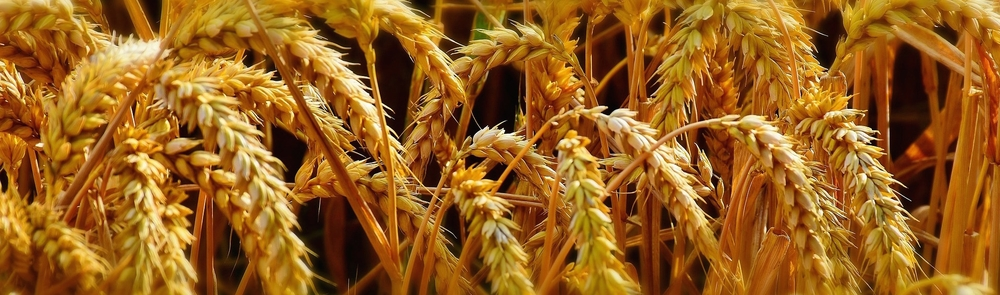
#> input picture P152.jpg, 1000 x 295 px
$ python Pro1.py
#> lines starting #> are read from the running program, lines starting #| are printed output that depends on the picture; after the words box and inside, x2 and y2 are one past the last pixel; in counts of white or black regions, pixels touching at a corner belong together

# coding: utf-8

# In[ ]:


import numpy as np
import cv2

wheat_casecade = cv2.CascadeClassifier('cascade.xml')

img = cv2.imread('P152.jpg')
#> img is the input picture: shape (295, 1000, 3); mean B, G, R 31, 97.1, 152
gray = cv2.cvtColor(img,cv2.COLOR_BGR2GRAY)
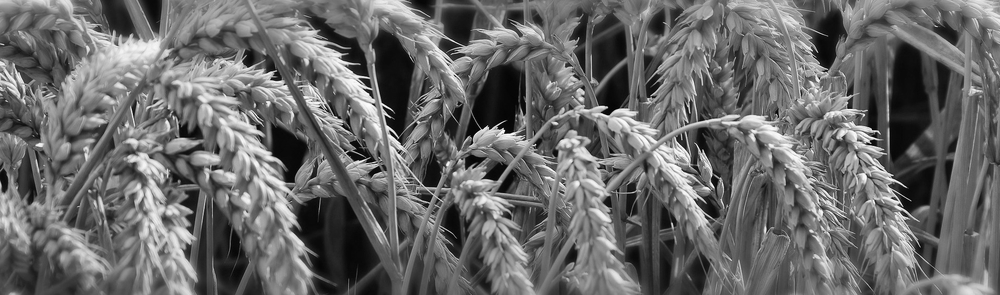
#> gray: shape (295, 1000); min 0, max 254, mean 106

wheat  = wheat_casecade.detectMultiScale(gray, 1.3, 5)
#> wheat = 42 rows, first 6: [367, 5, 37, 37], [965, 2, 26, 26], [842, 8, 26, 26], [355, 7, 27, 27], [742, 7, 52, 52], [619, 18, 30, 30]
for (x,y,w,h) in wheat:
    img = cv2.rectangle(img,(x,y),(x+w,y+h),(255,0,0),2)
#> this loop made 42 passes
#> (x, y, w, h) on passes 1 to 12: (367, 5, 37, 37), (965, 2, 26, 26), (842, 8, 26, 26), (355, 7, 27, 27), (742, 7, 52, 52), (619, 18, 30, 30), (403, 33, 28, 28), (279, 35, 36, 36), (93, 51, 65, 65), (256, 84, 31, 31), (605, 118, 34, 34), (4, 131, 26, 26)
#> pass 1, `img = cv2.rectangle(img,(x,y),(x+w,y+h),(255,0,0),2)`:
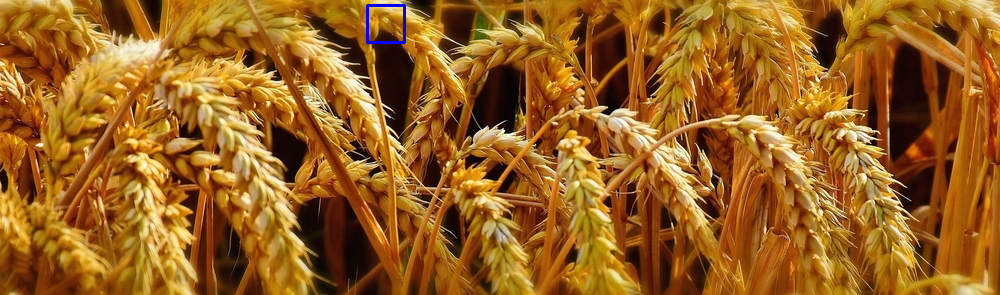
#> img: shape (295, 1000, 3); 0.15% of pixels changed, all inside (x1, y1, x2, y2) = (366, 4, 406, 44)
#> pass 2, `img = cv2.rectangle(img,(x,y),(x+w,y+h),(255,0,0),2)`:
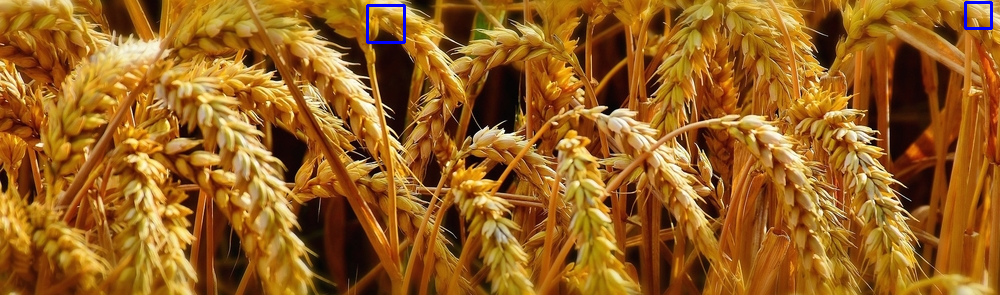
#> img: shape (295, 1000, 3); 0.1% of pixels changed, all inside (x1, y1, x2, y2) = (964, 1, 993, 30)
#> pass 3, `img = cv2.rectangle(img,(x,y),(x+w,y+h),(255,0,0),2)`:
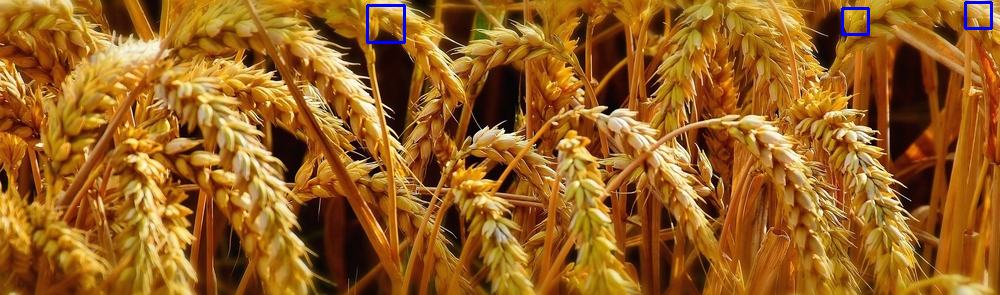
#> img: shape (295, 1000, 3); 0.1% of pixels changed, all inside (x1, y1, x2, y2) = (841, 7, 870, 36)
#> after the loop:
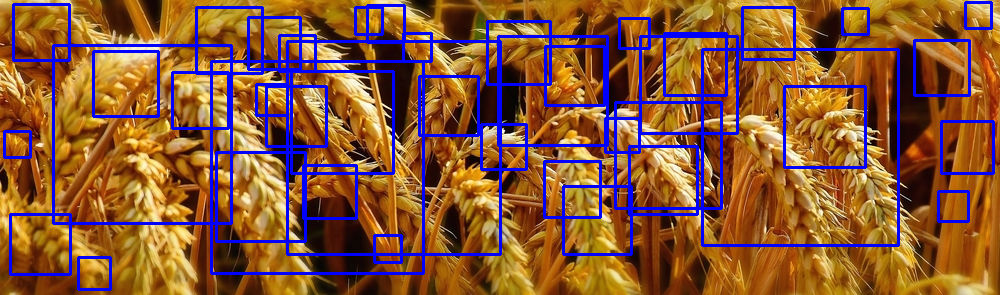
#> img: shape (295, 1000, 3); 10.79% of pixels changed, all inside (x1, y1, x2, y2) = (3, 3, 995, 291)

cv2.imshow('img',img)
cv2.waitKey(0)
cv2.destroyAllWindows()

$ run again, with P188.jpg copied over P152.jpg
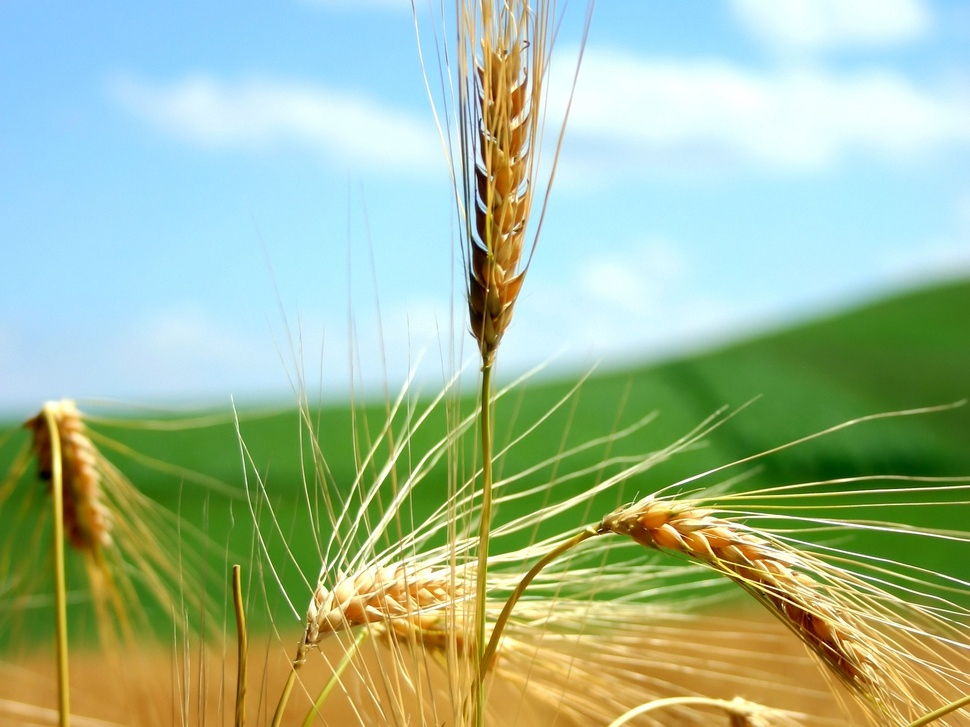
#> input picture P188.jpg, 970 x 727 px, shrunk from 1920 x 1440 before the run
#> img is the input picture: shape (727, 970, 3); mean B, G, R 151.4, 187, 161.4
#> `gray = cv2.cvtColor(img,cv2.COLOR_BGR2GRAY)`:
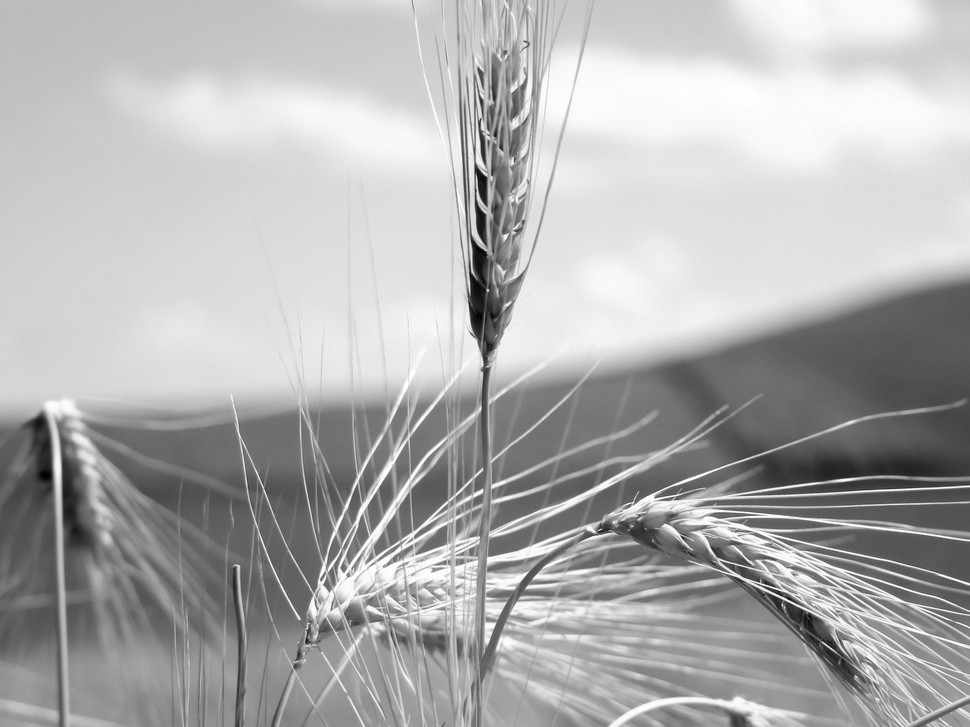
#> gray: shape (727, 970); min 1, max 255, mean 175.3
#> wheat = 61 rows, first 6: [482, 27, 26, 26], [450, 44, 59, 59], [545, 100, 41, 41], [871, 270, 57, 57], [846, 282, 26, 26], [821, 289, 26, 26]
#> the loop `for (x,y,w,h) in wheat:` made 61 passes
#> after the loop `for (x,y,w,h) in wheat:`:
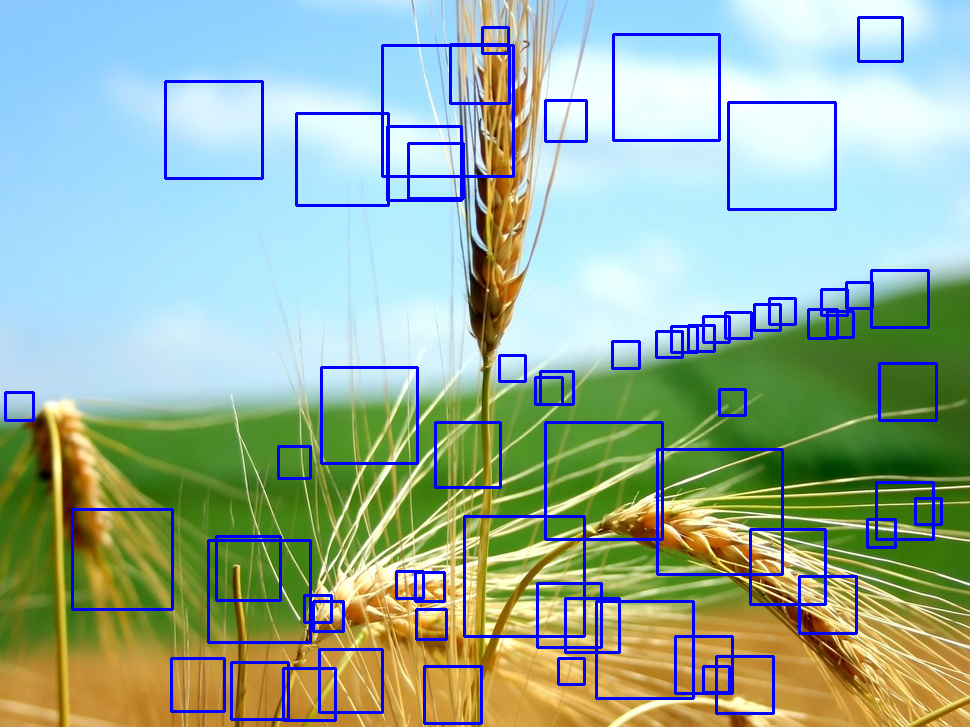
#> img: shape (727, 970, 3); mean B, G, R 158.6, 177.5, 152.7

$ run again, with P342.jpg copied over P152.jpg
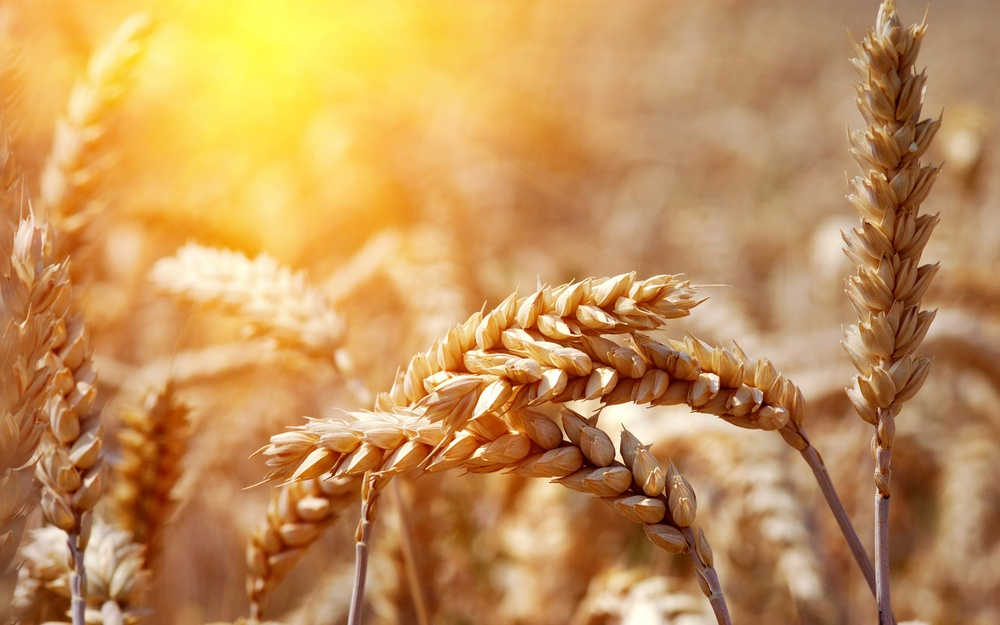
#> input picture P342.jpg, 1000 x 625 px, shrunk from 1920 x 1200 before the run
#> img is the input picture: shape (625, 1000, 3); mean B, G, R 88.9, 146.9, 195
#> `gray = cv2.cvtColor(img,cv2.COLOR_BGR2GRAY)`:
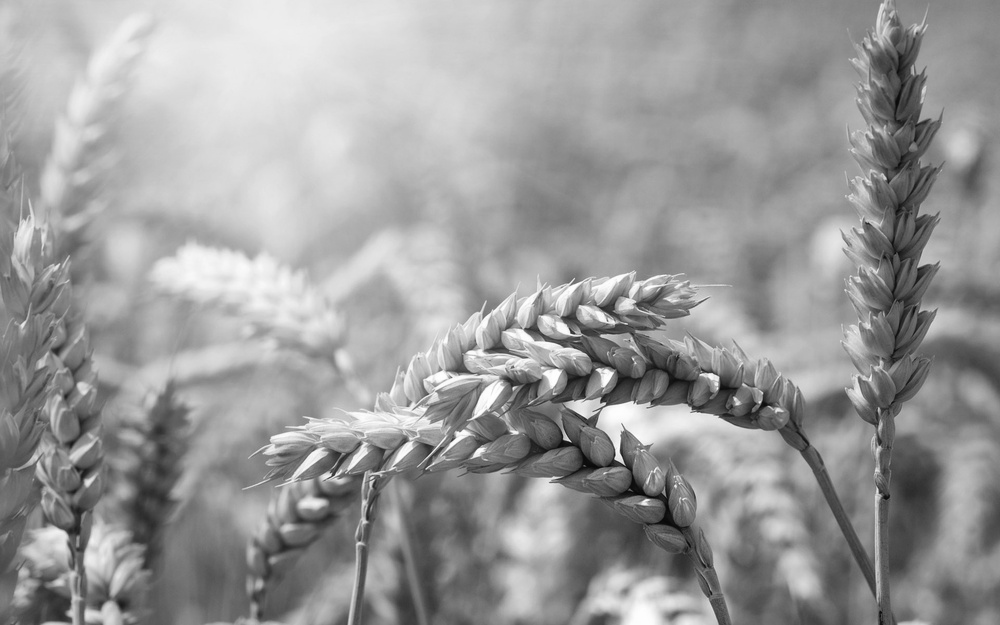
#> gray: shape (625, 1000); min 6, max 255, mean 154.7
#> wheat = 63 rows, first 6: [826, 106, 50, 50], [885, 127, 28, 28], [4, 135, 32, 32], [173, 201, 28, 28], [752, 228, 29, 29], [113, 252, 27, 27]
#> the loop `for (x,y,w,h) in wheat:` made 63 passes
#> after the loop `for (x,y,w,h) in wheat:`:
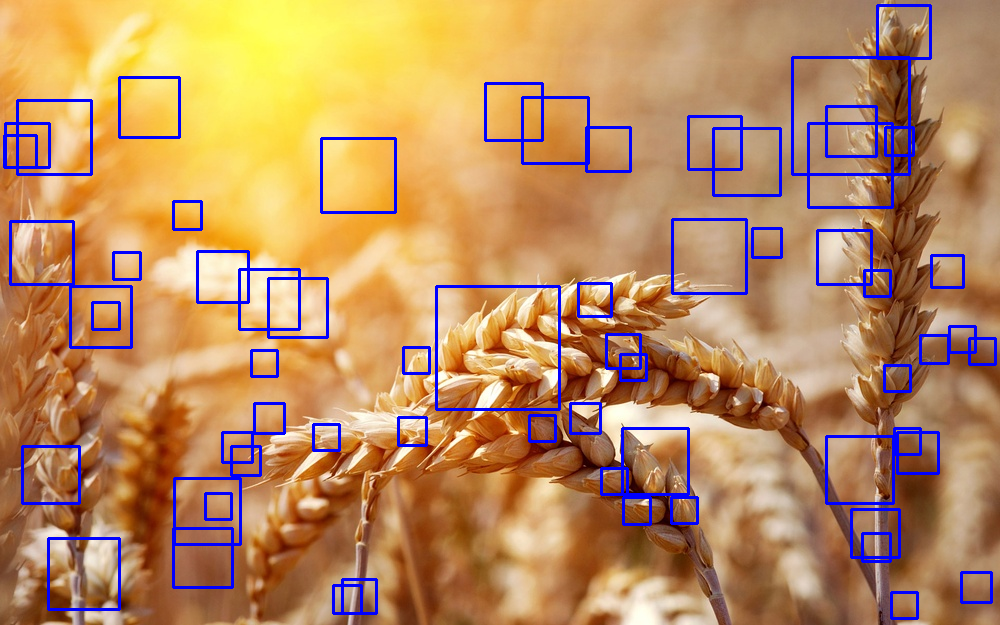
#> img: shape (625, 1000, 3); mean B, G, R 97.6, 139.6, 185.2

$ run again, with N002.jpg copied over P152.jpg
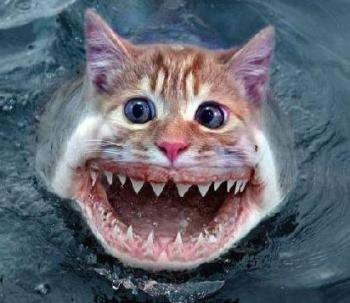
#> input picture N002.jpg, 350 x 303 px
#> img is the input picture: shape (303, 350, 3); mean B, G, R 112.6, 102, 97.5
#> `gray = cv2.cvtColor(img,cv2.COLOR_BGR2GRAY)`:
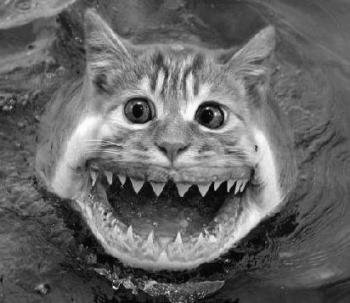
#> gray: shape (303, 350); min 0, max 255, mean 101.9
#> wheat = 18 rows, first 6: [31, 5, 28, 28], [100, 54, 37, 37], [13, 81, 30, 30], [73, 139, 27, 27], [137, 165, 62, 62], [10, 185, 32, 32]
#> the loop `for (x,y,w,h) in wheat:` made 18 passes
#> after the loop `for (x,y,w,h) in wheat:`:
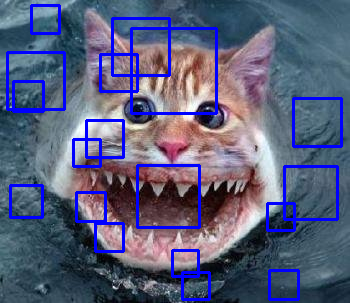
#> img: shape (303, 350, 3); mean B, G, R 123.7, 93.7, 89.6
